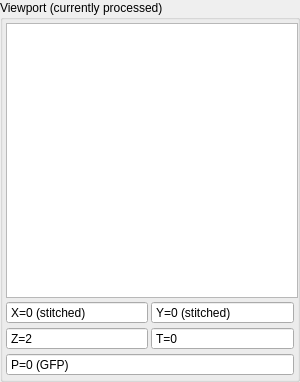
     <widget class="QGroupBox" name="groupBox_Viewport">
      <property name="enabled">
       <bool>true</bool>
      </property>
      <property name="sizePolicy">
       <sizepolicy hsizetype="Preferred" vsizetype="Preferred">
        <horstretch>0</horstretch>
        <verstretch>0</verstretch>
       </sizepolicy>
      </property>
      <property name="minimumSize">
       <size>
        <width>300</width>
        <height>382</height>
       </size>
      </property>
      <property name="maximumSize">
       <size>
        <width>300</width>
        <height>382</height>
       </size>
      </property>
      <property name="title">
       <string>Viewport (currently processed)</string>
      </property>
      <layout class="QGridLayout" name="gridLayout_4">
       <property name="leftMargin">
        <number>3</number>
       </property>
       <property name="topMargin">
        <number>3</number>
       </property>
       <property name="rightMargin">
        <number>3</number>
       </property>
       <property name="bottomMargin">
        <number>3</number>
       </property>
       <property name="spacing">
        <number>3</number>
       </property>
       <item row="6" column="2">
        <widget class="QSpinBox" name="spinBox_Viewport_T">
         <property name="sizePolicy">
          <sizepolicy hsizetype="Ignored" vsizetype="Fixed">
           <horstretch>1</horstretch>
           <verstretch>0</verstretch>
          </sizepolicy>
         </property>
         <property name="buttonSymbols">
          <enum>QAbstractSpinBox::NoButtons</enum>
         </property>
         <property name="prefix">
          <string>T=</string>
         </property>
        </widget>
       </item>
       <item row="4" column="1">
        <widget class="QSpinBox" name="spinBox_Viewport_X">
         <property name="sizePolicy">
          <sizepolicy hsizetype="Ignored" vsizetype="Fixed">
           <horstretch>1</horstretch>
           <verstretch>0</verstretch>
          </sizepolicy>
         </property>
         <property name="buttonSymbols">
          <enum>QAbstractSpinBox::NoButtons</enum>
         </property>
         <property name="suffix">
          <string> (stitched)</string>
         </property>
         <property name="prefix">
          <string>X=</string>
         </property>
        </widget>
       </item>
       <item row="6" column="1">
        <widget class="QSpinBox" name="spinBox_Viewport_Z">
         <property name="buttonSymbols">
          <enum>QAbstractSpinBox::NoButtons</enum>
         </property>
         <property name="prefix">
          <string>Z=</string>
         </property>
         <property name="value">
          <number>2</number>
         </property>
        </widget>
       </item>
       <item row="4" column="2">
        <widget class="QSpinBox" name="spinBox_Viewport_Y">
         <property name="sizePolicy">
          <sizepolicy hsizetype="Ignored" vsizetype="Fixed">
           <horstretch>1</horstretch>
           <verstretch>0</verstretch>
          </sizepolicy>
         </property>
         <property name="buttonSymbols">
          <enum>QAbstractSpinBox::NoButtons</enum>
         </property>
         <property name="suffix">
          <string> (stitched)</string>
         </property>
         <property name="prefix">
          <string>Y=</string>
         </property>
        </widget>
       </item>
       <item row="7" column="1" colspan="2">
        <widget class="QSpinBox" name="spinBox_Viewport_P">
         <property name="buttonSymbols">
          <enum>QAbstractSpinBox::NoButtons</enum>
         </property>
         <property name="suffix">
          <string> (GFP)</string>
         </property>
         <property name="prefix">
          <string>P=</string>
         </property>
         <property name="maximum">
          <number>1</number>
         </property>
        </widget>
       </item>
       <item row="0" column="1" colspan="2">
        <widget class="QGraphicsView" name="graphicsView_OverviewSmall">
         <property name="minimumSize">
          <size>
           <width>292</width>
           <height>0</height>
          </size>
         </property>
         <property name="maximumSize">
          <size>
           <width>292</width>
           <height>292</height>
          </size>
         </property>
         <property name="mouseTracking">
          <bool>true</bool>
         </property>
        </widget>
       </item>
      </layout>
     </widget>
